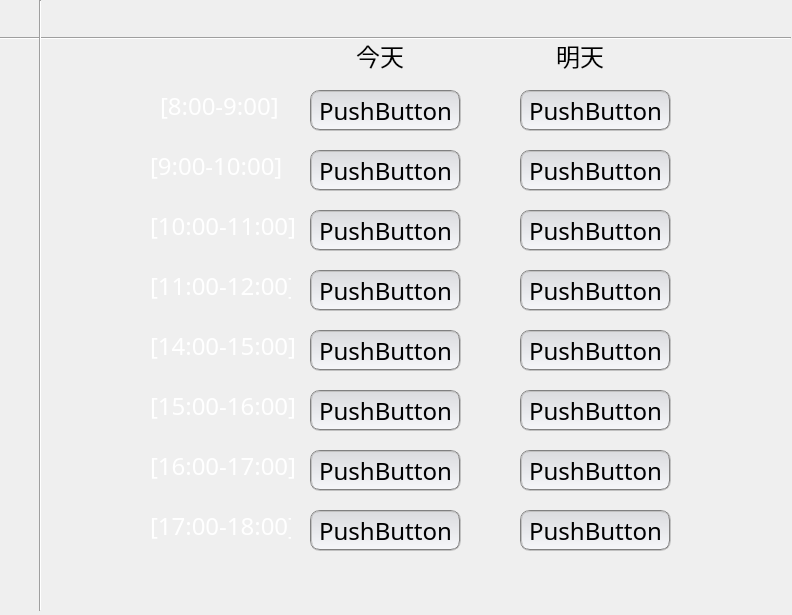
<?xml version="1.0" encoding="UTF-8"?>
<ui version="4.0">
 <class>order1</class>
 <widget class="QDialog" name="order1">
  <property name="geometry">
   <rect>
    <x>0</x>
    <y>0</y>
    <width>792</width>
    <height>615</height>
   </rect>
  </property>
  <property name="windowTitle">
   <string>Dialog</string>
  </property>
  <property name="styleSheet">
   <string notr="true">*{


font-size:24px;
font-family:Century Gothic;
}
#order1{border-image: url(:/new/prefix1/背景3.jpg); }




</string>
  </property>
  <widget class="QPushButton" name="pushButton_1_2">
   <property name="geometry">
    <rect>
     <x>310</x>
     <y>150</y>
     <width>151</width>
     <height>41</height>
    </rect>
   </property>
   <property name="styleSheet">
    <string notr="true">background-color: qlineargradient(x1: 0, y1: 0, x2: 0, y2: 1,  stop: 0 #dadbde, stop: 1 #f6f7fa);
border:2px groove gray;border-radius:10px;padding:2px 4px</string>
   </property>
   <property name="text">
    <string>PushButton</string>
   </property>
  </widget>
  <widget class="QPushButton" name="pushButton_1_6">
   <property name="geometry">
    <rect>
     <x>310</x>
     <y>390</y>
     <width>151</width>
     <height>41</height>
    </rect>
   </property>
   <property name="styleSheet">
    <string notr="true">background-color: qlineargradient(x1: 0, y1: 0, x2: 0, y2: 1,  stop: 0 #dadbde, stop: 1 #f6f7fa);
border:2px groove gray;border-radius:10px;padding:2px 4px</string>
   </property>
   <property name="text">
    <string>PushButton</string>
   </property>
  </widget>
  <widget class="QPushButton" name="pushButton_1_8">
   <property name="geometry">
    <rect>
     <x>310</x>
     <y>510</y>
     <width>151</width>
     <height>41</height>
    </rect>
   </property>
   <property name="styleSheet">
    <string notr="true">background-color: qlineargradient(x1: 0, y1: 0, x2: 0, y2: 1,  stop: 0 #dadbde, stop: 1 #f6f7fa);
border:2px groove gray;border-radius:10px;padding:2px 4px</string>
   </property>
   <property name="text">
    <string>PushButton</string>
   </property>
  </widget>
  <widget class="QPushButton" name="pushButton_2_1">
   <property name="geometry">
    <rect>
     <x>520</x>
     <y>90</y>
     <width>151</width>
     <height>41</height>
    </rect>
   </property>
   <property name="styleSheet">
    <string notr="true">background-color: qlineargradient(x1: 0, y1: 0, x2: 0, y2: 1,  stop: 0 #dadbde, stop: 1 #f6f7fa);
border:2px groove gray;border-radius:10px;padding:2px 4px</string>
   </property>
   <property name="text">
    <string>PushButton</string>
   </property>
  </widget>
  <widget class="QPushButton" name="pushButton_2_6">
   <property name="geometry">
    <rect>
     <x>520</x>
     <y>390</y>
     <width>151</width>
     <height>41</height>
    </rect>
   </property>
   <property name="styleSheet">
    <string notr="true">background-color: qlineargradient(x1: 0, y1: 0, x2: 0, y2: 1,  stop: 0 #dadbde, stop: 1 #f6f7fa);
border:2px groove gray;border-radius:10px;padding:2px 4px</string>
   </property>
   <property name="text">
    <string>PushButton</string>
   </property>
  </widget>
  <widget class="QPushButton" name="pushButton_2_4">
   <property name="geometry">
    <rect>
     <x>520</x>
     <y>270</y>
     <width>151</width>
     <height>41</height>
    </rect>
   </property>
   <property name="styleSheet">
    <string notr="true">background-color: qlineargradient(x1: 0, y1: 0, x2: 0, y2: 1,  stop: 0 #dadbde, stop: 1 #f6f7fa);
border:2px groove gray;border-radius:10px;padding:2px 4px</string>
   </property>
   <property name="text">
    <string>PushButton</string>
   </property>
  </widget>
  <widget class="Line" name="line">
   <property name="geometry">
    <rect>
     <x>0</x>
     <y>30</y>
     <width>791</width>
     <height>16</height>
    </rect>
   </property>
   <property name="orientation">
    <enum>Qt::Horizontal</enum>
   </property>
  </widget>
  <widget class="QLabel" name="label_7">
   <property name="geometry">
    <rect>
     <x>550</x>
     <y>40</y>
     <width>72</width>
     <height>31</height>
    </rect>
   </property>
   <property name="text">
    <string> 明天</string>
   </property>
  </widget>
  <widget class="QPushButton" name="pushButton_1_1">
   <property name="geometry">
    <rect>
     <x>310</x>
     <y>90</y>
     <width>151</width>
     <height>41</height>
    </rect>
   </property>
   <property name="styleSheet">
    <string notr="true">background-color: qlineargradient(x1: 0, y1: 0, x2: 0, y2: 1,  stop: 0 #dadbde, stop: 1 #f6f7fa);
border:2px groove gray;border-radius:10px;padding:2px 4px</string>
   </property>
   <property name="text">
    <string>PushButton</string>
   </property>
  </widget>
  <widget class="QPushButton" name="pushButton_2_8">
   <property name="geometry">
    <rect>
     <x>520</x>
     <y>510</y>
     <width>151</width>
     <height>41</height>
    </rect>
   </property>
   <property name="styleSheet">
    <string notr="true">background-color: qlineargradient(x1: 0, y1: 0, x2: 0, y2: 1,  stop: 0 #dadbde, stop: 1 #f6f7fa);
border:2px groove gray;border-radius:10px;padding:2px 4px</string>
   </property>
   <property name="text">
    <string>PushButton</string>
   </property>
  </widget>
  <widget class="QLabel" name="label_6">
   <property name="geometry">
    <rect>
     <x>350</x>
     <y>40</y>
     <width>72</width>
     <height>31</height>
    </rect>
   </property>
   <property name="text">
    <string> 今天</string>
   </property>
  </widget>
  <widget class="QPushButton" name="pushButton_2_2">
   <property name="geometry">
    <rect>
     <x>520</x>
     <y>150</y>
     <width>151</width>
     <height>41</height>
    </rect>
   </property>
   <property name="styleSheet">
    <string notr="true">background-color: qlineargradient(x1: 0, y1: 0, x2: 0, y2: 1,  stop: 0 #dadbde, stop: 1 #f6f7fa);
border:2px groove gray;border-radius:10px;padding:2px 4px</string>
   </property>
   <property name="text">
    <string>PushButton</string>
   </property>
  </widget>
  <widget class="QLabel" name="label_14">
   <property name="geometry">
    <rect>
     <x>150</x>
     <y>450</y>
     <width>151</width>
     <height>31</height>
    </rect>
   </property>
   <property name="styleSheet">
    <string notr="true">color: rgb(255, 255, 255);</string>
   </property>
   <property name="text">
    <string>[16:00-17:00]</string>
   </property>
  </widget>
  <widget class="QPushButton" name="pushButton_2_7">
   <property name="geometry">
    <rect>
     <x>520</x>
     <y>450</y>
     <width>151</width>
     <height>41</height>
    </rect>
   </property>
   <property name="styleSheet">
    <string notr="true">background-color: qlineargradient(x1: 0, y1: 0, x2: 0, y2: 1,  stop: 0 #dadbde, stop: 1 #f6f7fa);
border:2px groove gray;border-radius:10px;padding:2px 4px</string>
   </property>
   <property name="text">
    <string>PushButton</string>
   </property>
  </widget>
  <widget class="QPushButton" name="pushButton_1_5">
   <property name="geometry">
    <rect>
     <x>310</x>
     <y>330</y>
     <width>151</width>
     <height>41</height>
    </rect>
   </property>
   <property name="styleSheet">
    <string notr="true">background-color: qlineargradient(x1: 0, y1: 0, x2: 0, y2: 1,  stop: 0 #dadbde, stop: 1 #f6f7fa);
border:2px groove gray;border-radius:10px;padding:2px 4px</string>
   </property>
   <property name="text">
    <string>PushButton</string>
   </property>
  </widget>
  <widget class="QPushButton" name="pushButton_1_3">
   <property name="geometry">
    <rect>
     <x>310</x>
     <y>210</y>
     <width>151</width>
     <height>41</height>
    </rect>
   </property>
   <property name="styleSheet">
    <string notr="true">background-color: qlineargradient(x1: 0, y1: 0, x2: 0, y2: 1,  stop: 0 #dadbde, stop: 1 #f6f7fa);
border:2px groove gray;border-radius:10px;padding:2px 4px</string>
   </property>
   <property name="text">
    <string>PushButton</string>
   </property>
  </widget>
  <widget class="Line" name="line_2">
   <property name="geometry">
    <rect>
     <x>30</x>
     <y>0</y>
     <width>20</width>
     <height>611</height>
    </rect>
   </property>
   <property name="orientation">
    <enum>Qt::Vertical</enum>
   </property>
  </widget>
  <widget class="QLabel" name="label_16">
   <property name="geometry">
    <rect>
     <x>150</x>
     <y>270</y>
     <width>141</width>
     <height>31</height>
    </rect>
   </property>
   <property name="styleSheet">
    <string notr="true">color: rgb(255, 255, 255);</string>
   </property>
   <property name="text">
    <string>[11:00-12:00]</string>
   </property>
  </widget>
  <widget class="QPushButton" name="pushButton_1_4">
   <property name="geometry">
    <rect>
     <x>310</x>
     <y>270</y>
     <width>151</width>
     <height>41</height>
    </rect>
   </property>
   <property name="styleSheet">
    <string notr="true">background-color: qlineargradient(x1: 0, y1: 0, x2: 0, y2: 1,  stop: 0 #dadbde, stop: 1 #f6f7fa);
border:2px groove gray;border-radius:10px;padding:2px 4px</string>
   </property>
   <property name="text">
    <string>PushButton</string>
   </property>
  </widget>
  <widget class="QLabel" name="label_17">
   <property name="geometry">
    <rect>
     <x>150</x>
     <y>510</y>
     <width>141</width>
     <height>31</height>
    </rect>
   </property>
   <property name="styleSheet">
    <string notr="true">color: rgb(255, 255, 255);</string>
   </property>
   <property name="text">
    <string>[17:00-18:00]</string>
   </property>
  </widget>
  <widget class="QLabel" name="label_13">
   <property name="geometry">
    <rect>
     <x>150</x>
     <y>390</y>
     <width>151</width>
     <height>31</height>
    </rect>
   </property>
   <property name="styleSheet">
    <string notr="true">color: rgb(255, 255, 255);</string>
   </property>
   <property name="text">
    <string>[15:00-16:00]</string>
   </property>
  </widget>
  <widget class="QLabel" name="label_12">
   <property name="geometry">
    <rect>
     <x>150</x>
     <y>330</y>
     <width>151</width>
     <height>31</height>
    </rect>
   </property>
   <property name="styleSheet">
    <string notr="true">color: rgb(255, 255, 255);</string>
   </property>
   <property name="text">
    <string>[14:00-15:00]</string>
   </property>
  </widget>
  <widget class="QLabel" name="label_15">
   <property name="geometry">
    <rect>
     <x>150</x>
     <y>210</y>
     <width>151</width>
     <height>31</height>
    </rect>
   </property>
   <property name="styleSheet">
    <string notr="true">color: rgb(255, 255, 255);</string>
   </property>
   <property name="text">
    <string>[10:00-11:00]</string>
   </property>
  </widget>
  <widget class="QPushButton" name="pushButton_2_5">
   <property name="geometry">
    <rect>
     <x>520</x>
     <y>330</y>
     <width>151</width>
     <height>41</height>
    </rect>
   </property>
   <property name="styleSheet">
    <string notr="true">background-color: qlineargradient(x1: 0, y1: 0, x2: 0, y2: 1,  stop: 0 #dadbde, stop: 1 #f6f7fa);
border:2px groove gray;border-radius:10px;padding:2px 4px</string>
   </property>
   <property name="text">
    <string>PushButton</string>
   </property>
  </widget>
  <widget class="QLabel" name="label_8">
   <property name="geometry">
    <rect>
     <x>160</x>
     <y>90</y>
     <width>131</width>
     <height>31</height>
    </rect>
   </property>
   <property name="styleSheet">
    <string notr="true">color: rgb(255, 255, 255);</string>
   </property>
   <property name="text">
    <string>[8:00-9:00]</string>
   </property>
  </widget>
  <widget class="QPushButton" name="pushButton_1_7">
   <property name="geometry">
    <rect>
     <x>310</x>
     <y>450</y>
     <width>151</width>
     <height>41</height>
    </rect>
   </property>
   <property name="styleSheet">
    <string notr="true">background-color: qlineargradient(x1: 0, y1: 0, x2: 0, y2: 1,  stop: 0 #dadbde, stop: 1 #f6f7fa);
border:2px groove gray;border-radius:10px;padding:2px 4px</string>
   </property>
   <property name="text">
    <string>PushButton</string>
   </property>
  </widget>
  <widget class="QPushButton" name="pushButton_2_3">
   <property name="geometry">
    <rect>
     <x>520</x>
     <y>210</y>
     <width>151</width>
     <height>41</height>
    </rect>
   </property>
   <property name="styleSheet">
    <string notr="true">background-color: qlineargradient(x1: 0, y1: 0, x2: 0, y2: 1,  stop: 0 #dadbde, stop: 1 #f6f7fa);
border:2px groove gray;border-radius:10px;padding:2px 4px</string>
   </property>
   <property name="text">
    <string>PushButton</string>
   </property>
  </widget>
  <widget class="QLabel" name="label_9">
   <property name="geometry">
    <rect>
     <x>150</x>
     <y>150</y>
     <width>131</width>
     <height>31</height>
    </rect>
   </property>
   <property name="styleSheet">
    <string notr="true">color: rgb(255, 255, 255);</string>
   </property>
   <property name="text">
    <string>[9:00-10:00]</string>
   </property>
  </widget>
 </widget>
 <resources/>
 <connections/>
</ui>
